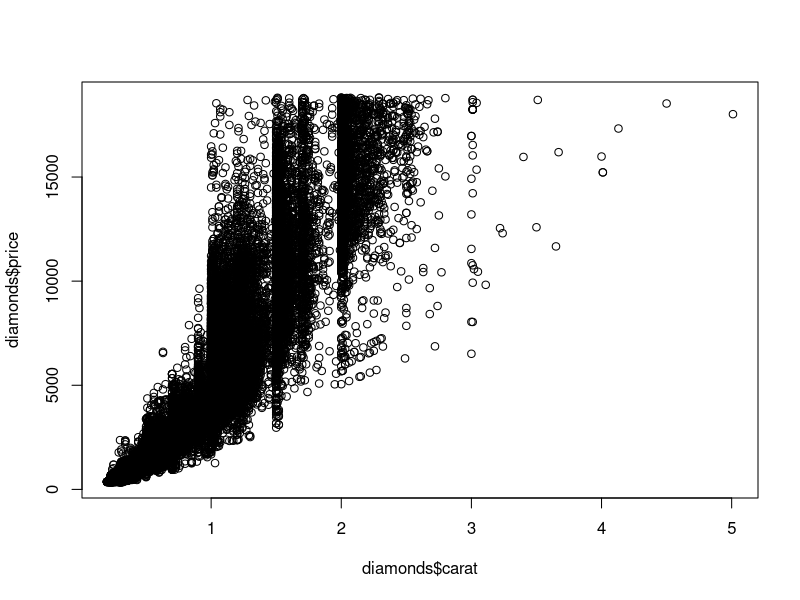
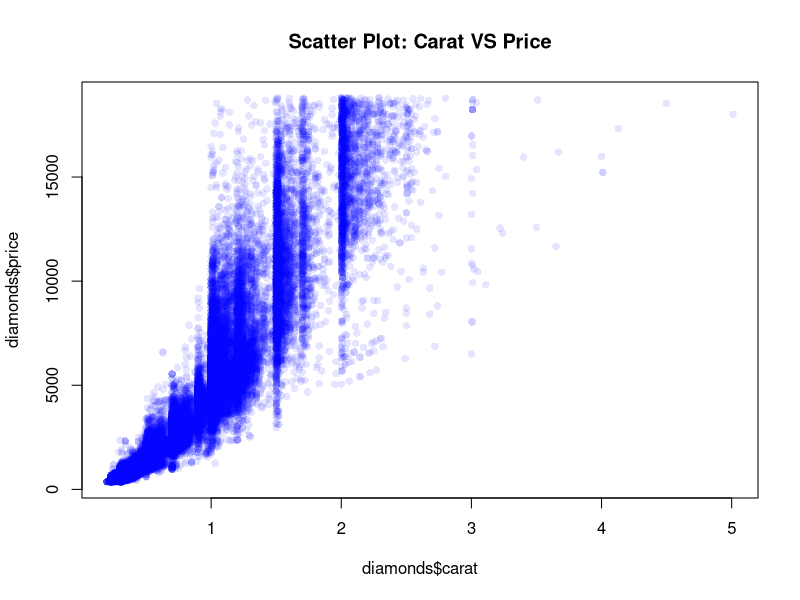
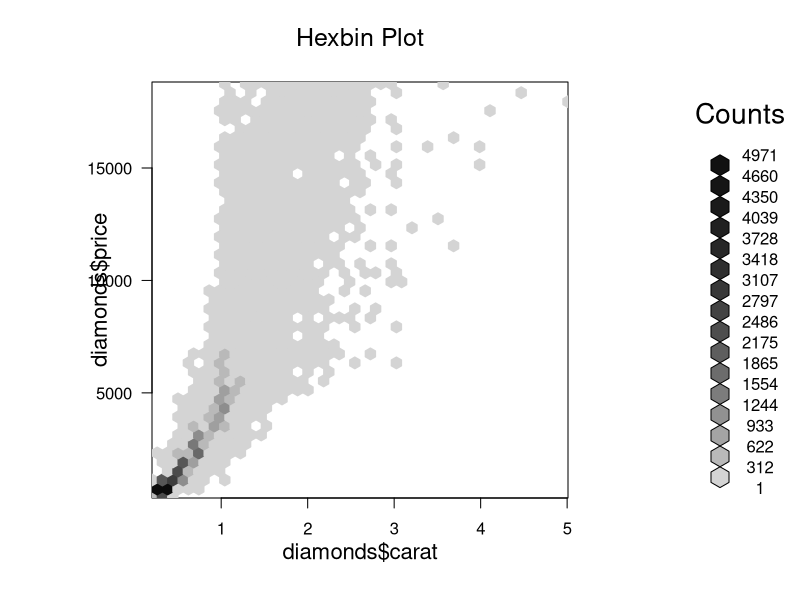
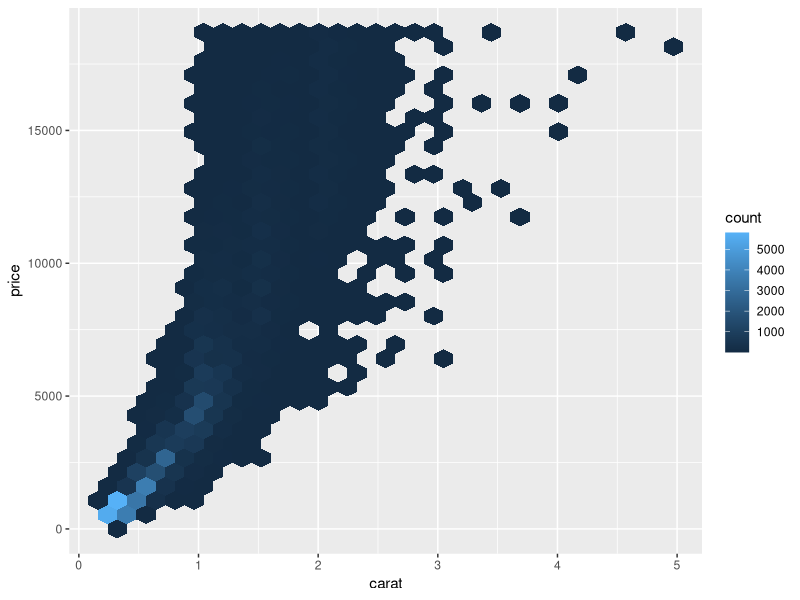
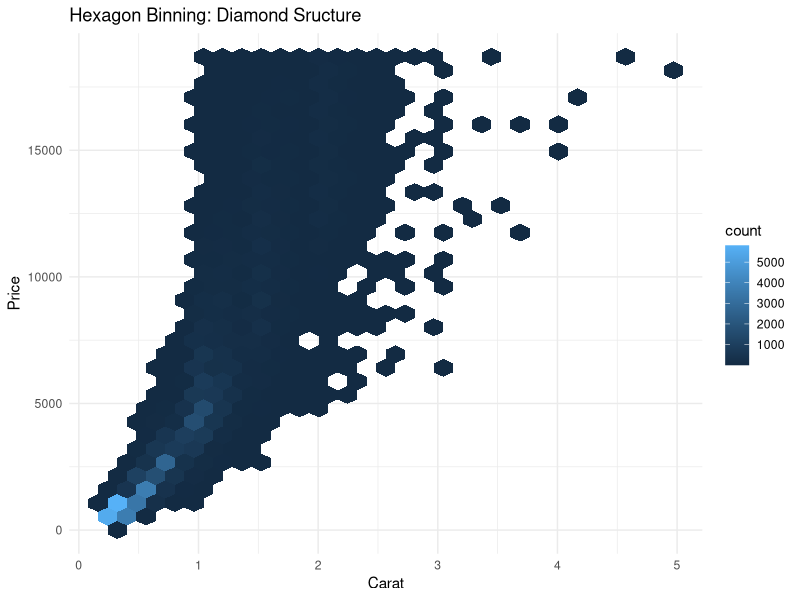
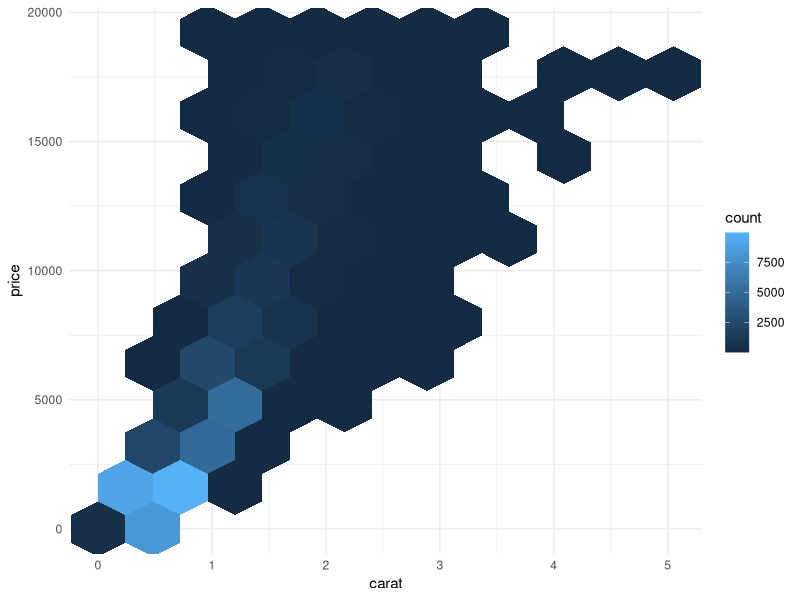
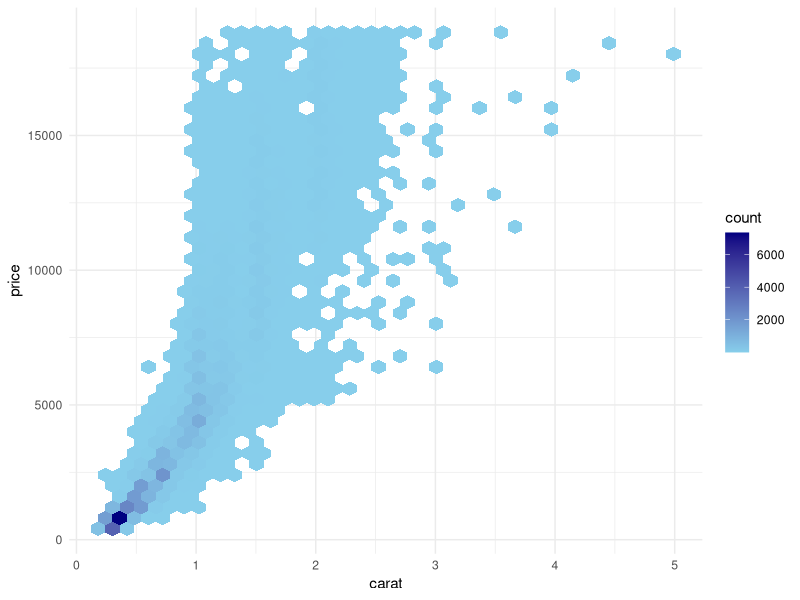
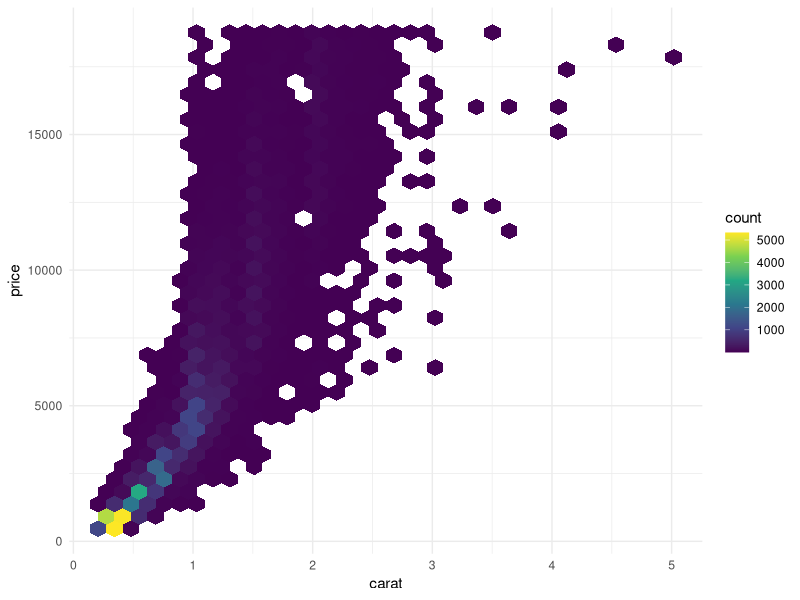

R code for these plots, in order:
#Load & Understand the dataset
data(diamonds)
data(package=.packages(all.available=TRUE))
library(ggplot2)
data(diamonds)
str(diamonds)
dim(diamonds)
?diamonds

#Very basic Scatter
plot(diamonds$carat, diamonds$price)

#Improved Scatter
plot(diamonds$carat, diamonds$price,col=rgb(0,0,1,0.1), pch = 16,
     main = "Scatter Plot: Carat VS Price")

#Hexbin using base R
install.packages('hexbin')
library(hexbin)
hb<-hexbin(diamonds$carat, diamonds$price,xbins=40)
plot(hb,main="Hexbin Plot")

#Basic hexbin
ggplot(diamonds,aes(x=carat,y=price))+
  geom_hex()

#Labeled hexbin plot
ggplot(diamonds,aes(carat,price))+
  geom_hex()+
  labs( title="Hexagon Binning: Diamond Sructure", x="Carat", y="Price")+
  theme_minimal()

#control hexagon density
ggplot(diamonds,aes(carat,price))+
  geom_hex(bins=10)+
  theme_minimal()

#Add color palette(Gradient)
ggplot(diamonds,aes(carat,price))+
  geom_hex(bins=40)+
  scale_fill_gradient(low="skyblue",high="navyblue")+
  theme_minimal()
#Color meaning:
#-Light-> fewer diamonds
#Dark-> denser region
#professional palette(viridis)
ggplot(diamonds,aes(carat,price))+
  geom_hex(bins=35)+
  scale_fill_viridis_c()+
  theme_minimal()
#Add legend title
ggplot(diamonds,aes(carat,price))+
  geom_hex(bins=20)+
  scale_fill_viridis_c(name="Count")+
  labs( title="Density Structure of Diamonds", x="Carat", y="Price")+
  theme_minimal()
#Faceted Hexbin
ggplot(diamonds,aes(carat,price))+
  geom_hex()+
  scale_fill_viridis_c()+
  facet_wrap(~cut)+
  theme_minimal()
#Log scale hexbin
ggplot(diamonds,aes(carat,price))+
  geom_hex()+
  scale_fill_viridis_c()+
  scale_y_log10()+
  theme_minimal()
